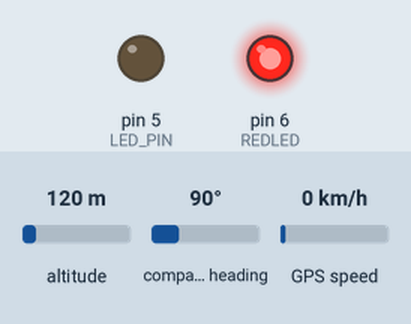
This sketch was run on a simulated Arduino Uno, built with avr-gcc and run on an emulated ATmega328P. Parts: output pins drawn as LEDs (lit = HIGH). Dashed ring = blinking. The test bench sets the inputs (shaded band); at power-on: altitude 120 m, compass heading 90°, GPS speed 0 km/h. Storage starts empty; the GPS gets a fix after 3 s at 37.7749, -122.4194 with 8 satellites; pins used as bus, display or sensor lines are not drawn.

Above: at 0.2 s.
At 0.8 s:
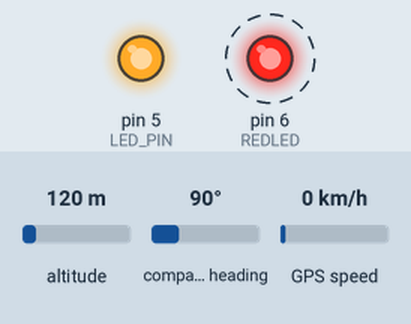
At 1.8 s:
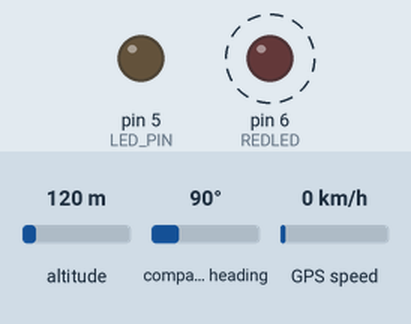
At 3.8 s:
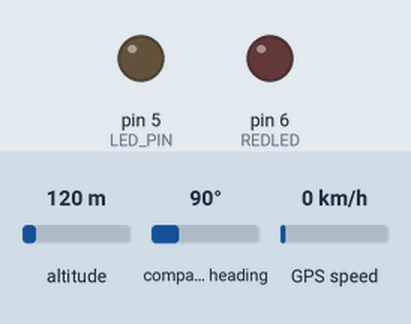
Timing chart, 0 to 5.3 s (numbered marks = the images above):
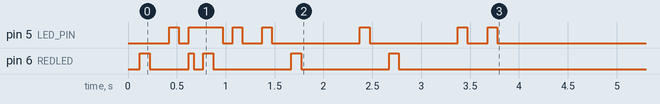

The sketch:

NewCollar.ino
```cpp
#include <NMEAGPS.h>
#include <SD.h>
#include <SPI.h>


#define LED_PIN (5)
#define RXPin (4)
#define TXPin (3)
#define LED1 (5)
#define LED2 (6)
#define GPSpower (7)
#define SDCHIPSELECT (8)
#define GREENLED (LED1)
#define REDLED (LED2)
#include <NeoSWSerial.h>
#define ARDUINO_GPS_RX 3 // GPS TX, Arduino RX pin
#define ARDUINO_GPS_TX 4 // GPS RX, Arduino TX pin
#define Second 1000

void LoadSettings();
void Blink(int pin);
void SystemInitialize();
void Sleep(int MinutesToSleep);
int printGPSInfo();

NMEAGPS GPS;
gps_fix fix;
NeoSWSerial gpsPort(ARDUINO_GPS_TX, ARDUINO_GPS_RX);
      int SHORTSLEEP=10;
      int LONGSLEEP=8;
      int BEGINNIGHT=25;
      int ENDNIGHT=25;
      int GPS_BAUD=9600;
      int ENDMONTH=-1;
      int ENDDAY=-1;
      int          waitingForFix = 1;
const unsigned long GPS_TIMEOUT   = 120000; // 2 minutes
      unsigned long GPS_TIME      = 0;
      int turnGPSoff = 0;
      File dataFile;

void setup() {
  SystemInitialize();
  //LoadSettings();
  digitalWrite(GPSpower,HIGH);
  gpsPort.begin(GPS_BAUD);
  Blink(REDLED);
  Blink(GREENLED);
  digitalWrite(GREENLED,HIGH);
  digitalWrite(REDLED,HIGH);
  delay(50);
  Blink(REDLED);
  Blink(GREENLED);

}


void loop() {
  //digitalWrite(GREENLED,!digitalRead(GREENLED)); //heartbeat

  // Is a GPS fix available?*******************
  if (GPS.available( gpsPort ))
  {
    fix = GPS.read();
    Blink(GREENLED);
    if (waitingForFix)
    {
      //Blink(REDLED);
        if (fix.valid.location&&fix.valid.date&&fix.valid.time)
        {
          printGPSInfo();//Attempt to print
          waitingForFix = 0;
          turnGPSoff    = 1;
        }
        else
        {
          Blink(REDLED);
        }
      //Serial.println( millis() - GPS_TIME ); // DEBUG
    }
  }
  //***************************************


  // Have we waited too long for a GPS fix?
  if (waitingForFix && (millis() - GPS_TIME > GPS_TIMEOUT)) {
    waitingForFix = 0;
    turnGPSoff    = 1;
    Blink(REDLED);
    Blink(REDLED);
    dataFile = SD.open("gpslog.csv", FILE_WRITE); //open SD
    while(!dataFile)
    {
      SD.end();
      delay(200);
      SD.begin(SDCHIPSELECT);
      dataFile = SD.open("gpslog.csv", FILE_WRITE);
    }
    if (dataFile)
    {
    dataFile.println("0,0,0,0,0,0,0,0,0"); //print a blank
    dataFile.close();
    }
    else
    {
      //Blink(REDLED);
      //Blink(REDLED);

    }

 }

//******************************************

 //Sleep
  if (turnGPSoff)
  {
    digitalWrite(GPSpower, LOW);
    //digitalWrite(REDLED,HIGH);
    /*if((int)fix.dateTime.month==ENDMONTH) Removed for now, plan to re-add after testing confirms this is not the error
      if((int)fix.dateTime.day==ENDDAY)
      {
        while(1)
        {
          //sleep forever
          Blink(GREENLED);
          Blink(REDLED);
          Sleep(1);
        }
      }*/

    if((int)fix.dateTime.hours>=BEGINNIGHT&&(int)fix.dateTime.hours<=ENDNIGHT)
    {
      Sleep(60*LONGSLEEP);
    }
    else
    {
      Sleep(SHORTSLEEP);
    }
    digitalWrite(GPSpower,HIGH);
    Blink(GREENLED);

    waitingForFix = 1;
    turnGPSoff    = 0;
    GPS_TIME=millis();
  }


  //******************************
  delay(100);
} // loop


int printGPSInfo()
{

    //Serial.println(fix.dateTime.hours);
    dataFile = SD.open("gpslog.csv", FILE_WRITE); //open SD
    while(!dataFile)
    {
      SD.end();
      delay(200);
      SD.begin(SDCHIPSELECT);
      dataFile = SD.open("gpslog.csv", FILE_WRITE);
      //Blink(REDLED);
    }
    if (dataFile)
    {
      Blink(GREENLED);
      dataFile.print(String(fix.dateTime.year));
      dataFile.print(",");
      dataFile.print(String(fix.dateTime.month));
      dataFile.print(",");
      dataFile.print(String(fix.dateTime.date));
      dataFile.print(",");
      dataFile.print(String(fix.dateTime.hours));
      dataFile.print(",");
      dataFile.print(String(fix.dateTime.minutes));
      dataFile.print(",");
      dataFile.print(String(fix.dateTime.seconds));
      dataFile.print(",");


      dataFile.print(String(fix.valid.satellites));
      dataFile.print(",");
      dataFile.print(fix.latitude(),10);dataFile.print(",");
      dataFile.println(fix.longitude(),10);
      dataFile.close();

      return 1;
    }
  else
  {
    digitalWrite(REDLED,HIGH);
    digitalWrite(GREENLED,HIGH);
    delay(500);
    digitalWrite(REDLED,LOW);
    digitalWrite(GREENLED,LOW);
    return 0;
  }
}

void Sleep(int MinutesToSleep)
{
   for(int sec=0, minutes=0;minutes<MinutesToSleep;sec+=8) //Actual waiting happens here
                {
                  //enterSleep();
                  delay(8000);
                  if(sec>=60)
                  {
                    minutes++;
                    sec=0;
                  }
                }
}

void Blink(int pin)
{
  digitalWrite(pin,LOW);
  delay(100);
  digitalWrite(pin,HIGH);
  delay(100);
  digitalWrite(pin,LOW);
  delay(100);

}

void SystemInitialize()
{
  pinMode(GPSpower, OUTPUT);
  pinMode(REDLED,OUTPUT);
  pinMode(GREENLED,OUTPUT);
  if (!SD.begin(SDCHIPSELECT)) // see if the card is present and can be initialized, also sets the object to hold onto that chip select pin
  {
    //Serial.println("SD fail"); //Tell PC, can be commented out
    //Serial.println("Halting...");
    digitalWrite(GREENLED,LOW);
    digitalWrite(REDLED,HIGH);
    SD.end();
    while(1)
    {
      Blink(REDLED);
    }
  }
}

void LoadSettings()
{
  if (!SD.begin(SDCHIPSELECT)) // see if the card is present and can be initialized, also sets the object to hold onto that chip select pin
  {
    //Serial.println("SD fail"); //Tell PC, can be commented out
    //Serial.println("Halting...");
    digitalWrite(GREENLED,LOW);
    digitalWrite(REDLED,HIGH);
    SD.end();
    while(1);
  }
  if(dataFile = SD.open("settings.csv", FILE_READ))
  {
  //Serial.println("Opening settings");

    //Serial.println(F("Terminal for GPS Collar MS-R1"));
    //Serial.println(F("Created 12/19/2018"));
    //Serial.println(F("Last code update on 1/16/2018"));
    //Serial.println(F("Beginning Startup..."));
    //Serial.println(F("SD Card Detected"));
    //TIMEZONEADJ=NumFromSD();
    //Serial.print("Time Zone: ");
    //Serial.println(TIMEZONEADJ);
    SHORTSLEEP=NumFromSD();
    //Serial.print("Minute Sleep: ");
    //Serial.println(SHORTSLEEP);
    LONGSLEEP=NumFromSD();
    //Serial.print("Hour Sleep: ");
    //Serial.println(LONGSLEEP);
    BEGINNIGHT=NumFromSD();
    //Serial.print("Night (24-hour): ");
    //Serial.println(BEGINNIGHT);
    ENDNIGHT=NumFromSD();
    //Serial.print("Day (24-hour): ");
    //Serial.println(ENDNIGHT);
    //DESIREDHDOP=NumFromSD();
    //Serial.print("HDOP: ");
    //Serial.println(DESIREDHDOP);
    GPS_BAUD=NumFromSD();
    //Serial.print("GPS baud rate: ");
    //Serial.println(GPSBaud);
    //Serialprinting=NumFromSD();
    ENDMONTH=NumFromSD();
    //Serial.print("End Month: ");
    ENDDAY=NumFromSD();
  }
  else
  {
    //Serial.println("Settings not found, using default.");
  }
    dataFile.close();

}

int NumFromSD()
{
  int ToReturn=0;
  int buf;
  int num[4];
  int i=0,neg=0,j=0;
  while(dataFile.read()!=','); //read until ,
  do//begin extracting numbers
  {
    buf=dataFile.read(); //get char
    if(buf!=13&&buf!='-'&&buf>=48&&buf<=57)
    {
    buf-=48; //convert char number to int number
    num[i]=buf; //store in array
      while(j<i)
      {
        num[j]=num[j]*10;
        j++;
      }
      j=0;
      i++;
    }
    else if(buf=='-')
    {
      neg=1;
    }
  } while(buf!=13);
  while(i>j)
  {
    ToReturn=ToReturn+num[j];
    j++;
  }
  if(neg)
    {
      ToReturn=ToReturn*-1;
    }
  return(ToReturn);
}
```

Measured:
- by itself, pin 5 (LED_PIN): HIGH → LOW at 0.52 s, → HIGH 0.10 s later, → LOW 0.35 s later, → HIGH 0.10 s later, … (13 changes in this stretch)
